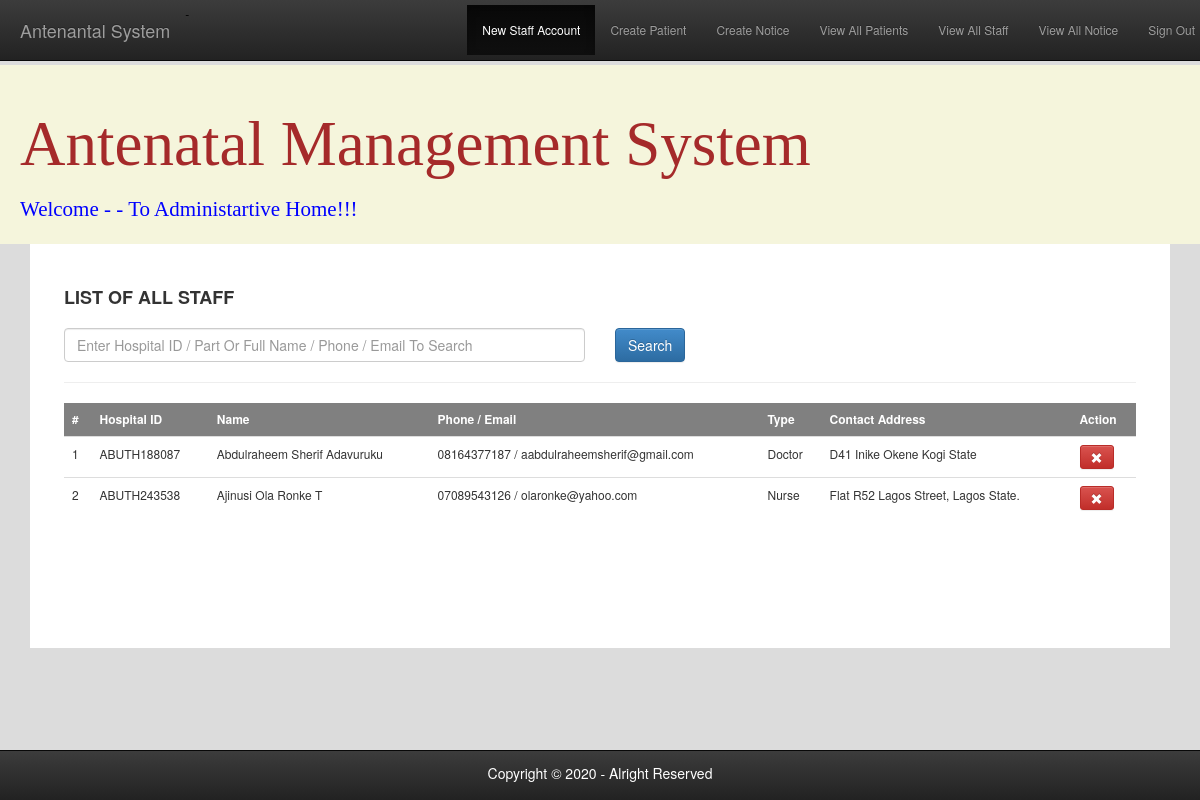
The app's page /adminListStaff.php with its own data.
### tables this page shows
CREATE TABLE `hospitaldocsinfo` (
  `id` int(11) NOT NULL,
  `docId` varchar(100) NOT NULL,
  `doctype` varchar(100) NOT NULL,
  `docname` varchar(255) NOT NULL,
  `phone` varchar(100) NOT NULL,
  `email` varchar(200) NOT NULL,
  `contactAdd` text NOT NULL,
  `active` int(5) NOT NULL,
  `dateReg` datetime NOT NULL,
  `gender` varchar(10) NOT NULL
);

### adminListStaff.php (the view, shortened to what this page needs)
<?php
    require_once 'connection.php';
    $txtSearch = "";
    if($_SERVER['REQUEST_METHOD'] == "POST" && isset($_POST['txtSearch'])){
        $stmt_in = $conn->prepare("SELECT * FROM hospitaldocsinfo where docname like ? or phone like ? or email like ?
        or docId like ?  ORDER BY doctype, id DESC ");
        $txtSearch = trim($_POST['txtSearch']);
        $search = "%".$txtSearch."%";
        $stmt_in->execute(array($search,$search,$search,$search));
        $affected_rows_in = $stmt_in->rowCount();
    }else{
        $current_page = !empty($_GET['page']) ? (int)$_GET['page'] : 1;
        $per_page = 20;
        $offset = ($current_page - 1) * $per_page;
        $stmt_in = $conn->prepare("SELECT * FROM hospitaldocsinfo ORDER BY doctype, id DESC Limit {$per_page} OFFSET {$offset}");
        $stmt_in->execute();
        $affected_rows_in = $stmt_in->rowCount();
    }
?>
<!DOCTYPE HTML PUBLIC "-//W3C//DTD HTML 4.01 Transitional//EN" "http://www.w3.org/TR/html4/loose.dtd">
<html lang="en">
<?php include 'header.php'?>
    <link rel="stylesheet" type="text/css" href="css/content.css">
    <body>
    <?php include 'adminTopNav.php'?>
        <div class="container">
            <div class="login">
                <div class="content">
                    <h4 style="margin-bottom:20px;font-weight:bolder">LIST OF ALL STAFF</h4>
                    <form role="form" class="form-horizontal" action="" enctype="multipart/form-data" method="POST">
                        <div class="form-group">
                            <div class="col-xs-6">
                                    <input type="text" value="<?php echo $txtSearch ?>" name="txtSearch" placeholder="Enter Hospital ID / Part Or Full Name / Phone / Email To Search" class="form-control">
                            </div>
                            <div class="col-xs-2">
                                <input class="btn btn-primary"  name="search" type="submit" Value="Search"></input>
                            </div>
                        </div>
                    </form>
                    <hr/>
                    <table class="table table-responsive table-stripped">
                        <thead style="background-color:grey; color:white">
                            <tr >
                                <td>#</td>
                                <td>Hospital ID</td>
                                <td>Name</td>
                                <td>Phone / Email</td>
                                <td>Type</td>
                                <td>Contact Address</td>
                                <td>Action</td>
                            </tr>
                        </thead>
                        <tbody>
                            <?php
                                if($affected_rows_in >= 1)
                                {
                                    $r=0;
                                    while($row_two_in = $stmt_in->fetch(PDO::FETCH_ASSOC))
                                    {
                                       $r+=1;
                                       echo '
                                       <tr>
                                            <td>'.$r.'</td>
                                            <td>'.$row_two_in['docId'].'</td>
                                            <td>'.$row_two_in['docname'].'</td>
                                            <td>'.$row_two_in['phone'].' / '.$row_two_in['email'].'</td>
                                            <td>'.$row_two_in['doctype'].'</td>
                                            <td>'.$row_two_in['contactAdd'].'</td>
                                            <td><a class="btn btn-danger btn-sm" href="" ><i class="glyphicon glyphicon-remove"></i></td>
                                        </tr>
                                       ';
                                    }
                                }
                            ?>
                        </tbody>
                    </table>
                </div>
            </div>
        </div>
        <nav role="navigation"  class="navbar  navbar-fixed-bottom navbar-inverse">
                <h5 style="text-align: center;color:white">Copyright &copy; 2020 - Alright Reserved</h5>
        </nav>
    </body>
</html>

### css/content.css (style rules this page uses)
body { background-color:gainsboro; font-size: 12px; padding-top: 65px; padding-bottom: 65px; }
nav { padding: 5px 5px; background-color: cornflowerblue; color: black; }
.container { background-color: white; padding: 2% 2% 5% 2%; margin-top: 0%; width: 95%; }
.content { background-color: white; padding: 10px; }
table thead { font-weight: bold; }

### records on screen
hospitaldocsinfo: docId "ABUTH188087", docname "Abdulraheem Sherif Adavuruku", phone "08164377187", email "aabdulraheemsherif@gmail.com", doctype "Doctor", contactAdd "D41 Inike Okene Kogi State"
hospitaldocsinfo: docId "ABUTH243538", docname "Ajinusi Ola Ronke T", phone "07089543126", email "olaronke@yahoo.com", doctype "Nurse", contactAdd "Flat R52 Lagos Street, Lagos State."
